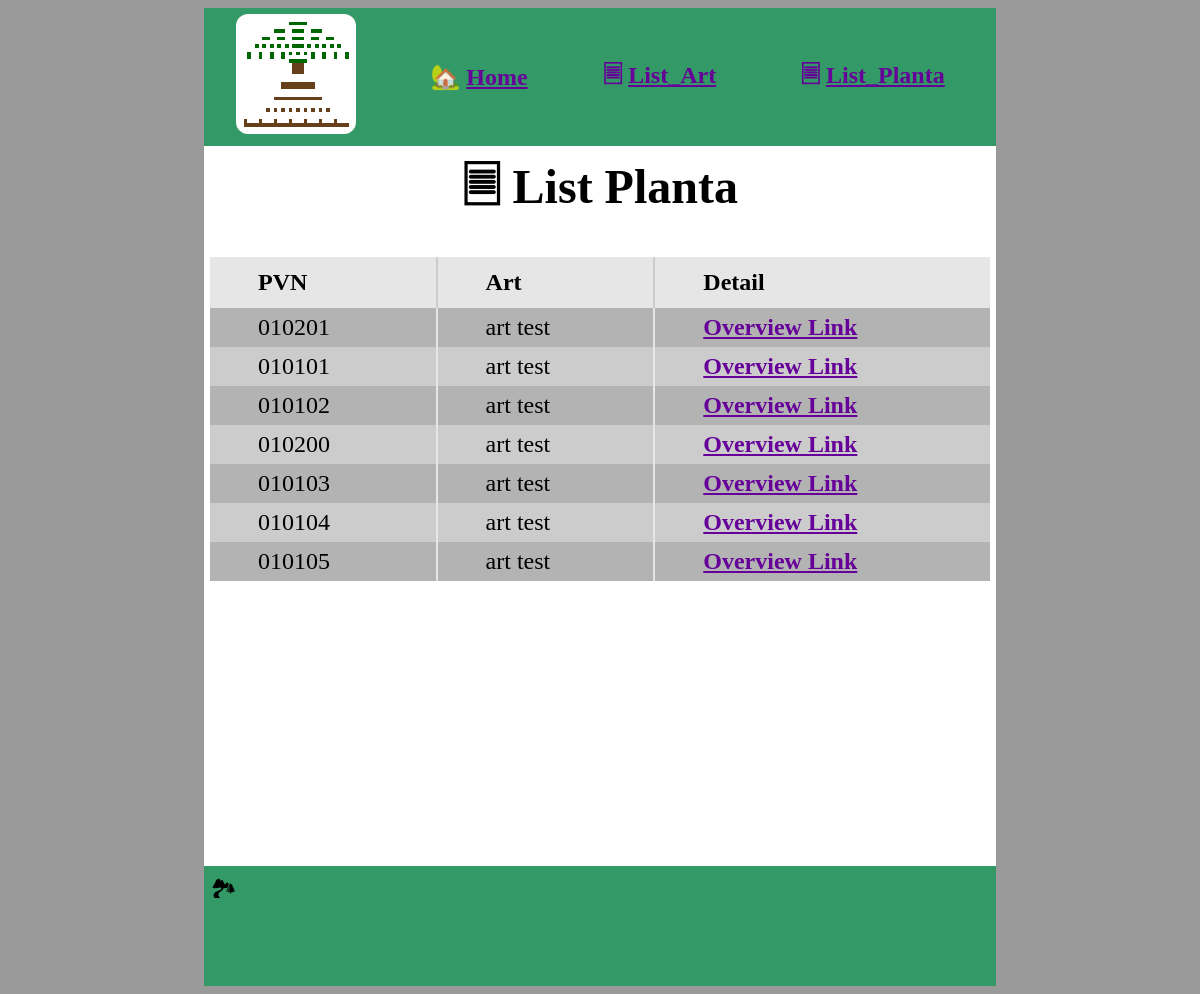
/list_planta/, run on an earlier commit of the app's database.
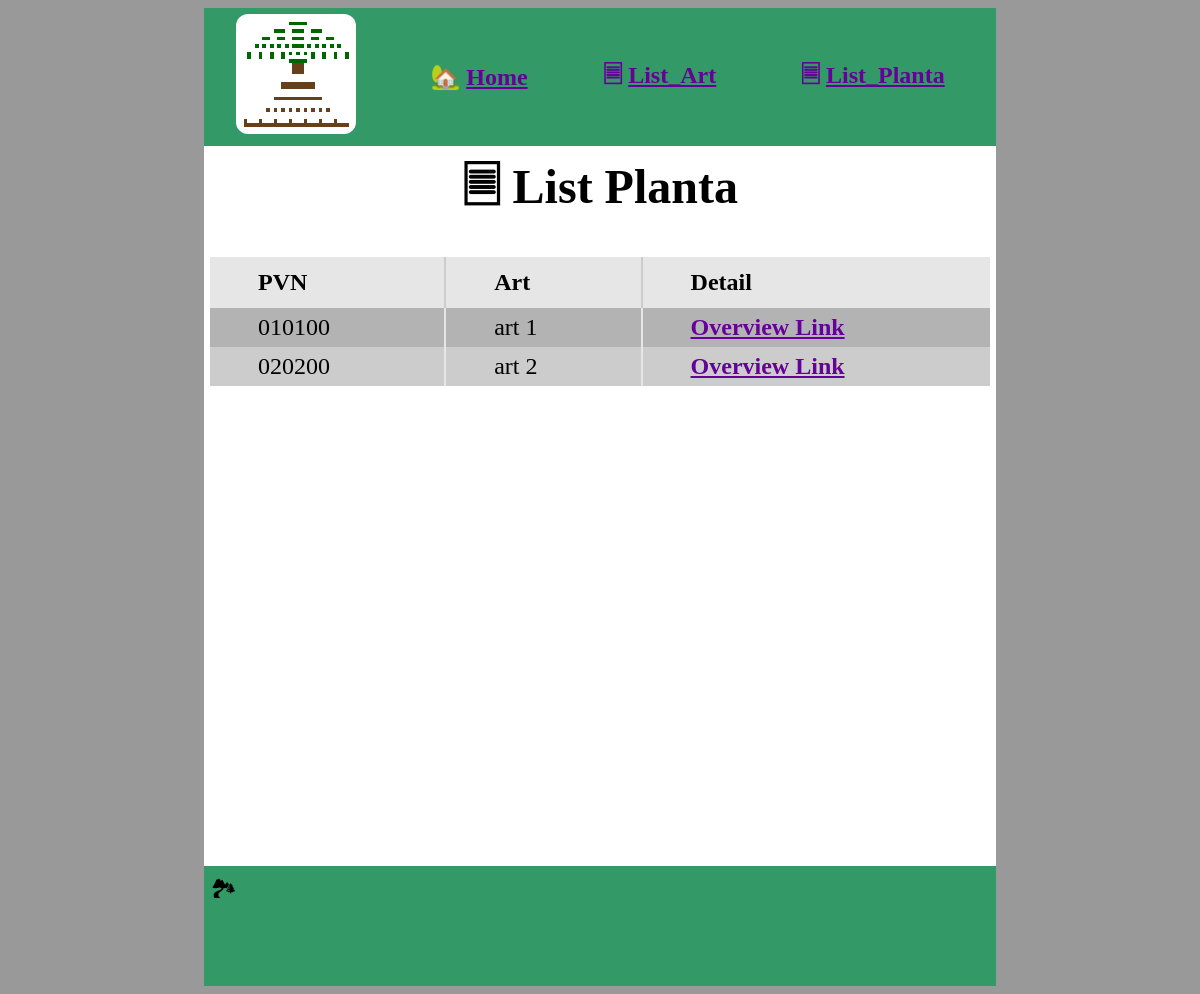
And on a later commit of the database.
### trees/models.py (models this page shows, shortened)
class planta(Model):
    generate = BooleanField(default=True)
    pvn = CharField(default=-1,max_length=6, editable=False) #TEMP?
    art = ForeignKey(art, on_delete=CASCADE) #pnv:1
    landskap = ForeignKey(landskap, on_delete=CASCADE,editable=False) #pvn:2
    diskriminator = IntegerField(default=-1, null=True, editable=False) #!!pvn:3
    ursprungskalla = ForeignKey(ursprungskalla, on_delete=CASCADE)
    odlingsmaterial = ForeignKey(odlingsmaterial, on_delete=CASCADE)
    ursprungsplanta = ForeignKey("self", on_delete=CASCADE, blank=True, null=True)
    insamlingsdatum = DateField()
    insamlingsperson = ForeignKey(insamlingsperson, on_delete=CASCADE, blank=True, null=True)
    info = CharField(max_length=500, blank=True)
    rotade = CharField(max_length=255, blank=True, null=True) #!!TBR?
    sticklingar = CharField(max_length=255, blank=True, null=True) #!!TBR?
    planterad = BooleanField(blank=True, null=True)
    antal_plockade = IntegerField(blank=True, null=True) #!!TBR

class art(Model):
    namn = CharField(max_length=255)
    latin = CharField(max_length=255)
    info = TextField(blank=True)

### trees/views.py (the view)
# urls.py: path('list_planta/', views.list_planta, name='list_planta'),
def list_planta(request):
  filter_pvn = request.GET.get('query')
  list_planta = list_planta_objects(filter_pvn)
  return view(request, 'list.html', {'list_planta': list_planta,})

### trees/views.py (called while the page is built)
def view(request, template_, context_):
  template = loader.get_template(template_)
  context=context_
  return HttpResponse(template.render(context, request))

def list_planta_objects(filter_pvn = None):
  list_planta = None
  if (filter_pvn):
    list_planta = planta.objects.filter(pvn__icontains=filter_pvn)
  else:
    list_planta = planta.objects.all()
  return list_planta

### trees/templates/list.html (shortened to what this page needs)
{% extends "main.html" %}
{% block content %}
    {% if list_planta %}
        {% include 'list_planta.html' %}
    {% endif %}
{% endblock %}

### trees/templates/main.html (shortened to what this page needs)
{% load static %}
<!DOCTYPE html>
<html>
    <head>
        <link rel="stylesheet" href="{% static 'css/main.css' %}">
        <link rel="stylesheet" href="{% static 'css/content.css' %}">
        <link rel="stylesheet" href="{% static 'css/landing.css' %}">
        <link rel="stylesheet" href="{% static 'css/detail.css' %}">
    </head>
    <body>
        <div id="header" class="content_box printHide">
            <div id="header_content" class="content">
                <table class="header_content_link_menu" cellspacing="0" class="margin_auto">
                    <tr>
                        <td><a class="header_content_link" href="/"><img src="{% static 'ico/MinimalTree.ico' %}" id="header_content_icon"></img></a></td>
                        <td><a class="header_content_link" href="/">&#127969; <span class="uscr">Home</span></a></td>
                        <td><a class="header_content_link" href="{% url 'list_art' %}" >&#128463; <span class="uscr">List_Art</span></a></td>
                        <td><a class="header_content_link" href="{% url 'list_planta' %}" >&#128463; <span class="uscr">List_Planta</span></a></td>
                    </tr>
                </table>
            </div>
        </div>
        <div id="center" class="content_box">
            <div id="center_content" class="content">
                {% block content %}{% endblock %}
            </div>
        </div>
        <div id="footer" class="content_box printHide">
            <div id="footer_content" class="content">
                &#127966;
            </div>
        </div>
    </body>
</html>

### trees/templates/list_planta.html (shortened to what this page needs)
<h1>&#128463; List Planta</h1>
    <div>
        <table cellspacing="0" class="margin_auto">
            <thead>
                <tr>
                    <td>
                        PVN
                    </td>
                    <td>
                        Art
                    </td>
                    <td>
                        Detail
                    </td>
                </tr>
            </thead>
            <tbody>
                {% for planta in list_planta %}
                    <tr>
                        <td>
                            {{ planta.pvn }}
                        </td>
                        <td>
                            {{ planta.art.namn }}
                        </td>
                        <td>
                            <a href="{% url 'list_planta' %}{{ planta.id }}"><span class="uscr">Overview Link</span></a>
                        </td>
                    </tr>
                {% endfor %}
            </tbody>
        </table>
    </div>

### static/css/main.css (style rules this page uses)
body { background-color: #999999; overflow: hidden; overflow-y: scroll; font-size: 48px; }
h1 { text-align: center; margin: auto; }
a { font-weight: 600; color: #609; text-decoration: none; }
table { background-color: #000; }
thead tr { background-color: #e6e6e6 !important; }
thead td { padding: 0.5em 2em; font-weight: bold; border-right: 0.1em solid #cccccc; }
tr { background-color: #b3b3b3; }
tr:nth-child(even) { background-color: #cccccc; }
td { border-right: 0.1em solid #e6e6e6; padding: 0.25em 0.25em; }
td:last-child { border-right: none; }
.margin_auto { margin: auto; }
.uscr { text-decoration: underline; }
@media screen and (min-width: 981px) { body { font-size: 24px; } }
@media screen and (min-width: 981px) { td { padding: 0.25em 2em; } }

### static/css/content.css (style rules this page uses)
.content_box { background-color: #fff; color: #000; min-height: 5em; margin: auto; }
#header { background-color: #339966; }
#footer { background-color: #339966; }
#center { min-height:90vh; }
.content { padding: 0.25em 0.25em; overflow: hidden; }
#center_content { padding: 0.25em 0.25em; }
#center_content div { overflow: scroll; }
#header_content { height: calc(5em - 0.25em -0.25em) }
.header_content_link { margin: 0.5em; }
.header_content_link img { image-rendering: pixelated; }
.header_content_link_menu { width: 100%; border: none; }
.header_content_link_menu tr { background-color: #339966; border: inherit; }
.header_content_link_menu td { border:inherit; padding: 0; text-align: center; }
#header_content_icon { height: 5em; width: auto; margin-left: -0.5em; border-radius: 12px; }
@media screen and (min-width: 981px) { .content_box { width: 33em; } }

### static/css/detail.css (style rules this page uses)
#center table { margin-top: 1em; margin-bottom: 2em; width: 100%; }

What changed in the data, as far as the page shows it:
removed planta: pvn "010102", art.namn "art test"
removed planta: pvn "010200", art.namn "art test"
removed planta: pvn "010103", art.namn "art test"
removed planta: pvn "010104", art.namn "art test"
removed planta: pvn "010105", art.namn "art test"
changed planta: pvn "010201" → "010100"; art.namn "art test" → "art 1"
changed planta: pvn "010101" → "020200"; art.namn "art test" → "art 2"
